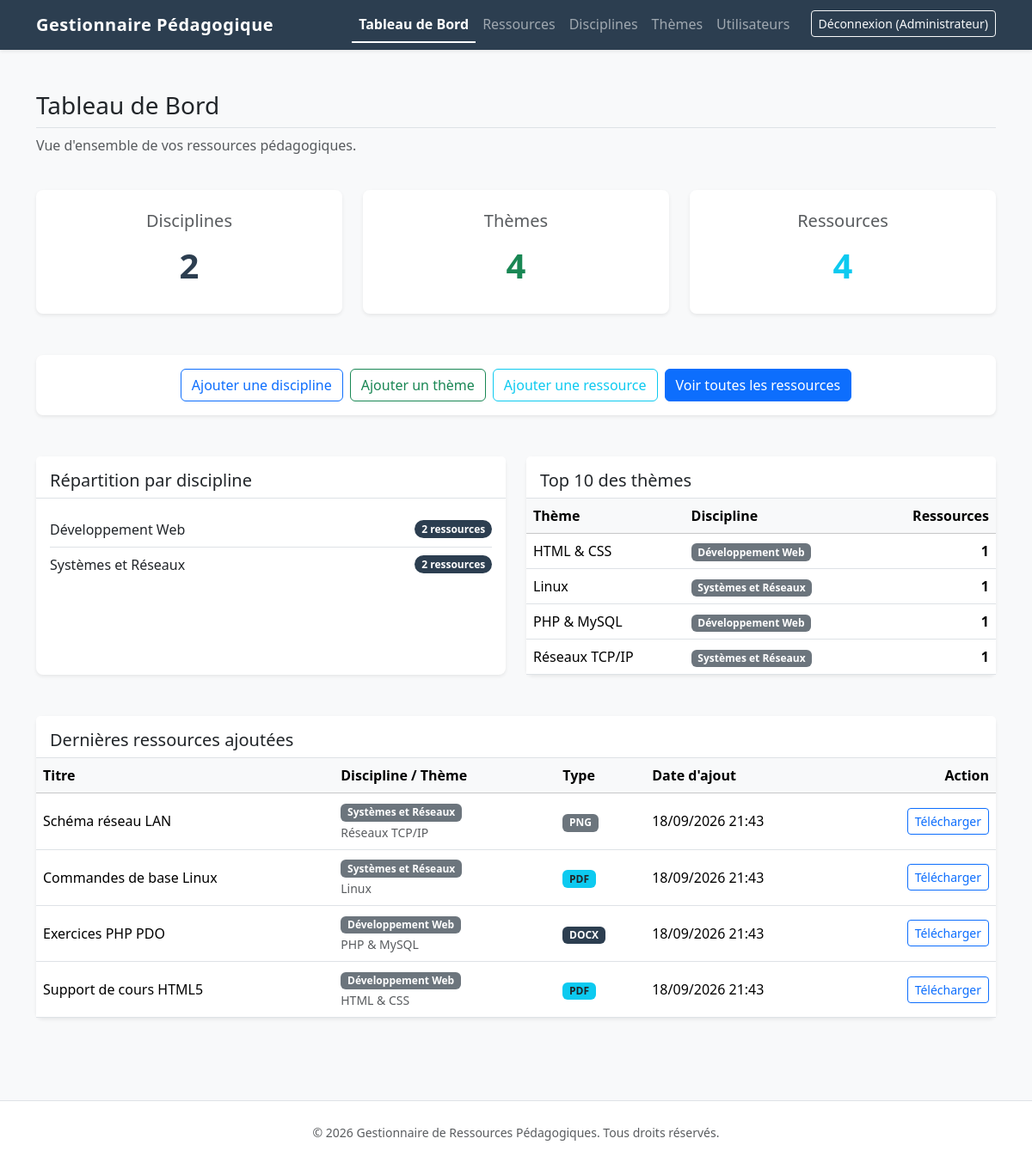
Page /index.php?page=dashboard (signed in) on the committed database.
### tables this page shows
CREATE TABLE IF NOT EXISTS resources (
    id INT AUTO_INCREMENT PRIMARY KEY,
    theme_id INT NOT NULL,
    user_id INT NOT NULL,
    title VARCHAR(255) NOT NULL,
    description TEXT,
    file_path VARCHAR(255) NOT NULL,
    file_type VARCHAR(255) NOT NULL,
    file_size INT NOT NULL,
    created_at DATETIME DEFAULT CURRENT_TIMESTAMP,
    CONSTRAINT fk_resources_themes FOREIGN KEY (theme_id) REFERENCES themes(id) ON DELETE RESTRICT,
    CONSTRAINT fk_resources_users FOREIGN KEY (user_id) REFERENCES users(id) ON DELETE RESTRICT
);

CREATE TABLE IF NOT EXISTS disciplines (
    id INT AUTO_INCREMENT PRIMARY KEY,
    name VARCHAR(255) NOT NULL,
    description TEXT,
    created_at DATETIME DEFAULT CURRENT_TIMESTAMP
);

CREATE TABLE IF NOT EXISTS themes (
    id INT AUTO_INCREMENT PRIMARY KEY,
    discipline_id INT NOT NULL,
    name VARCHAR(255) NOT NULL,
    description TEXT,
    created_at DATETIME DEFAULT CURRENT_TIMESTAMP,
    CONSTRAINT fk_themes_disciplines FOREIGN KEY (discipline_id) REFERENCES disciplines(id) ON DELETE RESTRICT
);

### controllers/DashboardController.php (called while the page is built, shortened)
<?php
require_once __DIR__ . '/../models/Discipline.php';
require_once __DIR__ . '/../models/Theme.php';
require_once __DIR__ . '/../models/Resource.php';
class DashboardController {
    public function index() {
        $disciplineModel = new Discipline();
        $themeModel = new Theme();
        $resourceModel = new Resource();
        $totalDisciplines = $disciplineModel->getTotalCount();
        $totalThemes = $themeModel->getTotalCount();
        $totalResources = $resourceModel->getTotalCount();
        $distributionByDiscipline = $resourceModel->getDistributionByDiscipline();
        $distributionByTheme = $resourceModel->getDistributionByTheme(10);
        $latestResources = $resourceModel->getLatest(5);
        require_once __DIR__ . '/../views/dashboard.php';
    }
}

### config/database.php (called while the page is built, shortened)
<?php
function getDBConnection() {
    $dsn = "mysql:host=" . DB_HOST . ";dbname=" . DB_NAME . ";charset=utf8mb4";
    $options = [
        PDO::ATTR_ERRMODE            => PDO::ERRMODE_EXCEPTION,
        PDO::ATTR_DEFAULT_FETCH_MODE => PDO::FETCH_ASSOC,
        PDO::ATTR_EMULATE_PREPARES   => false,
    ];
    try {
        return new PDO($dsn, DB_USER, DB_PASS, $options);
    } catch (\PDOException $e) {
        error_log("Database Connection Error: " . $e->getMessage());
        http_response_code(500);
        die("Une erreur serveur est survenue.");
    }
}

### models/Discipline.php (called while the page is built, shortened)
<?php
require_once __DIR__ . '/../config/database.php';
class Discipline {
    private $pdo;
    public function __construct() {
        $this->pdo = getDBConnection();
    }
    public function getTotalCount() {
        $stmt = $this->pdo->query("SELECT COUNT(*) FROM disciplines");
        return (int) $stmt->fetchColumn();
    }
}

### models/Theme.php (called while the page is built, shortened)
<?php
require_once __DIR__ . '/../config/database.php';
class Theme {
    private $pdo;
    public function __construct() {
        $this->pdo = getDBConnection();
    }
    public function getTotalCount() {
        $stmt = $this->pdo->query("SELECT COUNT(*) FROM themes");
        return (int) $stmt->fetchColumn();
    }
}

### models/Resource.php (called while the page is built, shortened)
<?php
require_once __DIR__ . '/../config/database.php';
class Resource {
    private $pdo;
    public function __construct() {
        $this->pdo = getDBConnection();
    }
    public function getTotalCount() {
        $stmt = $this->pdo->query("SELECT COUNT(*) FROM resources");
        return (int) $stmt->fetchColumn();
    }
    public function getDistributionByDiscipline() {
        $sql = "SELECT d.name as discipline_name, COUNT(r.id) as count
                FROM disciplines d
                LEFT JOIN themes t ON d.id = t.discipline_id
                LEFT JOIN resources r ON t.id = r.theme_id
                GROUP BY d.id, d.name
                ORDER BY count DESC, d.name ASC";
        $stmt = $this->pdo->query($sql);
        return $stmt->fetchAll();
    }
    public function getDistributionByTheme($limit = 10) {
        $sql = "SELECT t.name as theme_name, d.name as discipline_name, COUNT(r.id) as count
                FROM themes t
                JOIN disciplines d ON t.discipline_id = d.id
                JOIN resources r ON t.id = r.theme_id
                GROUP BY t.id, t.name, d.name
                ORDER BY count DESC, t.name ASC
                LIMIT :limit";
        $stmt = $this->pdo->prepare($sql);
        $stmt->bindValue(':limit', (int) $limit, PDO::PARAM_INT);
        $stmt->execute();
        return $stmt->fetchAll();
    }
    public function getLatest($limit = 5) {
        $sql = "SELECT r.*, t.name as theme_name, d.name as discipline_name
                FROM resources r
                JOIN themes t ON r.theme_id = t.id
                JOIN disciplines d ON t.discipline_id = d.id
                ORDER BY r.created_at DESC, r.id DESC
                LIMIT :limit";
        $stmt = $this->pdo->prepare($sql);
        $stmt->bindValue(':limit', (int) $limit, PDO::PARAM_INT);
        $stmt->execute();
        return $stmt->fetchAll();
    }
}

### core/helpers.php (called while the page is built, shortened)
<?php
function h(?string $string): string {
    return htmlspecialchars($string, ENT_QUOTES | ENT_HTML5, 'UTF-8');
}

### views/dashboard.php (the view)
<?php require_once __DIR__ . '/layout/header.php'; ?>
<div class="row mb-4">
    <div class="col-12">
        <h1 class="h3 border-bottom pb-2">Tableau de Bord</h1>
        <p class="text-muted">Vue d'ensemble de vos ressources pédagogiques.</p>
    </div>
</div>
<div class="row g-4 mb-5">
    <div class="col-md-4">
        <div class="card h-100 shadow-sm border-0">
            <div class="card-body text-center py-4">
                <h5 class="card-title text-muted mb-3">Disciplines</h5>
                <h2 class="display-6 fw-bold text-primary"><?= (int) $totalDisciplines ?></h2>
            </div>
        </div>
    </div>
    <div class="col-md-4">
        <div class="card h-100 shadow-sm border-0">
            <div class="card-body text-center py-4">
                <h5 class="card-title text-muted mb-3">Thèmes</h5>
                <h2 class="display-6 fw-bold text-success"><?= (int) $totalThemes ?></h2>
            </div>
        </div>
    </div>
    <div class="col-md-4">
        <div class="card h-100 shadow-sm border-0">
            <div class="card-body text-center py-4">
                <h5 class="card-title text-muted mb-3">Ressources</h5>
                <h2 class="display-6 fw-bold text-info"><?= (int) $totalResources ?></h2>
            </div>
        </div>
    </div>
</div>
<div class="row mb-5">
    <div class="col-12">
        <div class="card shadow-sm border-0">
            <div class="card-body d-flex flex-wrap gap-2 justify-content-center">
                <a href="/index.php?page=disciplines&action=create" class="btn btn-outline-primary">Ajouter une discipline</a>
                <a href="/index.php?page=themes&action=create" class="btn btn-outline-success">Ajouter un thème</a>
                <a href="/index.php?page=resources&action=create" class="btn btn-outline-info">Ajouter une ressource</a>
                <a href="/index.php?page=resources" class="btn btn-primary">Voir toutes les ressources</a>
            </div>
        </div>
    </div>
</div>
<div class="row g-4 mb-5">
    <div class="col-lg-6">
        <div class="card h-100 shadow-sm border-0">
            <div class="card-header bg-white border-bottom pb-2 pt-3">
                <h5 class="card-title mb-0">Répartition par discipline</h5>
            </div>
            <div class="card-body">
                <?php if (empty($distributionByDiscipline)): ?>
                    <p class="text-muted text-center my-4">Aucune donnée disponible.</p>
                <?php else: ?>
                    <ul class="list-group list-group-flush">
                        <?php foreach ($distributionByDiscipline as $dist): ?>
                            <li class="list-group-item d-flex justify-content-between align-items-center px-0">
                                <?= h($dist['discipline_name']) ?>
                                <span class="badge bg-primary rounded-pill"><?= (int) $dist['count'] ?> ressource<?= (int)$dist['count'] > 1 ? 's' : '' ?></span>
                            </li>
                        <?php endforeach; ?>
                    </ul>
                <?php endif; ?>
            </div>
        </div>
    </div>
    <div class="col-lg-6">
        <div class="card h-100 shadow-sm border-0">
            <div class="card-header bg-white border-bottom pb-2 pt-3">
                <h5 class="card-title mb-0">Top 10 des thèmes</h5>
            </div>
            <div class="card-body p-0 table-responsive">
                <?php if (empty($distributionByTheme)): ?>
                    <p class="text-muted text-center my-4">Aucune donnée disponible.</p>
                <?php else: ?>
                    <table class="table table-hover mb-0">
                        <thead class="table-light">
                            <tr>
                                <th>Thème</th>
                                <th>Discipline</th>
                                <th class="text-end">Ressources</th>
                            </tr>
                        </thead>
                        <tbody>
                            <?php foreach ($distributionByTheme as $dist): ?>
                                <tr>
                                    <td><?= h($dist['theme_name']) ?></td>
                                    <td><span class="badge bg-secondary"><?= h($dist['discipline_name']) ?></span></td>
                                    <td class="text-end fw-bold"><?= (int) $dist['count'] ?></td>
                                </tr>
                            <?php endforeach; ?>
                        </tbody>
                    </table>
                <?php endif; ?>
            </div>
        </div>
    </div>
</div>
<div class="row mb-5">
    <div class="col-12">
        <div class="card shadow-sm border-0">
            <div class="card-header bg-white border-bottom pb-2 pt-3">
                <h5 class="card-title mb-0">Dernières ressources ajoutées</h5>
            </div>
            <div class="card-body p-0 table-responsive">
                <?php if (empty($latestResources)): ?>
                    <p class="text-muted text-center my-4">Aucune ressource disponible.</p>
                <?php else: ?>
                    <table class="table table-hover align-middle mb-0">
                        <thead class="table-light">
                            <tr>
                                <th>Titre</th>
                                <th>Discipline / Thème</th>
                                <th>Type</th>
                                <th>Date d'ajout</th>
                                <th class="text-end">Action</th>
                            </tr>
                        </thead>
                        <tbody>
                            <?php foreach ($latestResources as $resource): ?>
                                <tr>
                                    <td><?= h($resource['title']) ?></td>
                                    <td>
                                        <span class="badge bg-secondary"><?= h($resource['discipline_name']) ?></span><br>
                                        <small class="text-muted"><?= h($resource['theme_name']) ?></small>
                                    </td>
                                    <td>
                                        <?php
                                            $ext = strtoupper(pathinfo($resource['file_path'], PATHINFO_EXTENSION));
                                            $badgeClass = 'bg-secondary';
                                            if ($ext === 'PDF') $badgeClass = 'bg-info text-dark';
                                            elseif (in_array($ext, ['DOC', 'DOCX'])) $badgeClass = 'bg-primary';
                                            elseif (in_array($ext, ['XLS', 'XLSX'])) $badgeClass = 'bg-success';
                                            elseif (in_array($ext, ['PPT', 'PPTX'])) $badgeClass = 'bg-warning text-dark';
                                        ?>
                                        <span class="badge <?= $badgeClass ?>"><?= h($ext) ?></span>
                                    </td>
                                    <td><?= date('d/m/Y H:i', strtotime($resource['created_at'])) ?></td>
                                    <td class="text-end">
                                        <a href="/index.php?page=resources&action=download&id=<?= $resource['id'] ?>" class="btn btn-sm btn-outline-primary" target="_blank">Télécharger</a>
                                    </td>
                                </tr>
                            <?php endforeach; ?>
                        </tbody>
                    </table>
                <?php endif; ?>
            </div>
        </div>
    </div>
</div>
<?php require_once __DIR__ . '/layout/footer.php'; ?>

### rows in the picture
resources: title "Schéma réseau LAN", disciplines.name "Systèmes et Réseaux", theme.name "Réseaux TCP/IP", file_path "PNG", created_at "18/09/2026 21:43"
resources: title "Commandes de base Linux", disciplines.name "Systèmes et Réseaux", theme.name "Linux", file_path "PDF", created_at "18/09/2026 21:43"
resources: title "Exercices PHP PDO", disciplines.name "Développement Web", theme.name "PHP & MySQL", file_path "DOCX", created_at "18/09/2026 21:43"
resources: title "Support de cours HTML5", disciplines.name "Développement Web", theme.name "HTML & CSS", file_path "PDF", created_at "18/09/2026 21:43"

### other values in the picture
$_SESSION['user_name'] "Administrateur"
$totalDisciplines "2"
$totalThemes "4"
$totalResources "4"
$dist['discipline_name'] "Développement Web"
$dist['count'] "2"
$dist['discipline_name'] "Systèmes et Réseaux"
$dist['theme_name'] "HTML & CSS"
$dist['count'] "1"
$dist['theme_name'] "Linux"
$dist['theme_name'] "PHP & MySQL"
$dist['theme_name'] "Réseaux TCP/IP"
